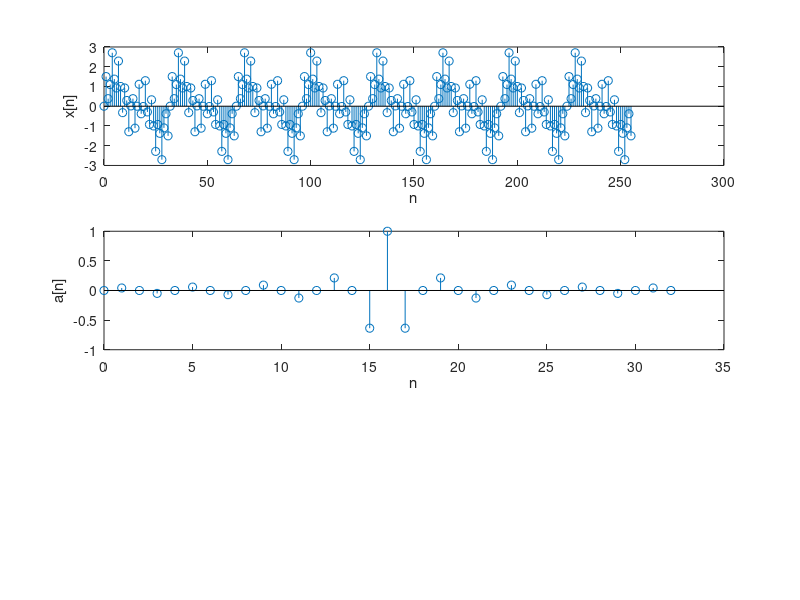

Recreate this plot in MATLAB. (Note: this script raises an error after producing the figure.)
n1 = 0:255;
x = sin(2.*pi.*(8.*n1)./256)+sin(2.*pi.*(16.*n1)/256)+sin(2.*pi.*(80.*n1)./256);
subplot(3,1,1)
stem(n1,x)
xlabel('n')
ylabel('x[n]')

n2 = 0:32;
D = 16;
a = ((-1).^n2) .* sin(0.5.*pi.*(n2-D))./(0.5.*pi.*(n2-D));
a(n2==D)=1;
subplot(3,1,2);
stem(n2,a);
xlabel('n')
ylabel('a[n]')

[ya,A] = mtxfilter(a,x);
n3 = 0:length(ya)-1;
subplot(3,1,3)
stem(n3,ya)
xlabel('n')
ylabel('ya[n]')
